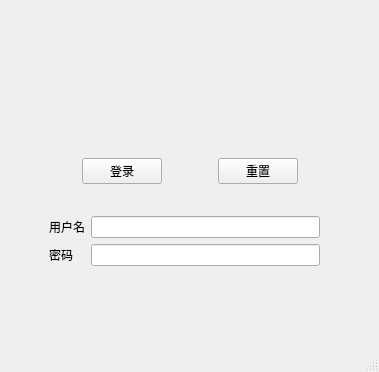
<?xml version="1.0" encoding="UTF-8"?>
<ui version="4.0">
 <class>MainWindow</class>
 <widget class="QMainWindow" name="MainWindow">
  <property name="geometry">
   <rect>
    <x>0</x>
    <y>0</y>
    <width>379</width>
    <height>372</height>
   </rect>
  </property>
  <property name="windowTitle">
   <string>MainWindow</string>
  </property>
  <widget class="QWidget" name="centralwidget">
   <layout class="QVBoxLayout" name="verticalLayout">
    <item>
     <widget class="QLabel" name="label_4">
      <property name="text">
       <string/>
      </property>
     </widget>
    </item>
    <item>
     <widget class="QWidget" name="widget" native="true">
      <layout class="QHBoxLayout" name="horizontalLayout">
       <item>
        <spacer name="horizontalSpacer">
         <property name="orientation">
          <enum>Qt::Horizontal</enum>
         </property>
         <property name="sizeHint" stdset="0">
          <size>
           <width>113</width>
           <height>20</height>
          </size>
         </property>
        </spacer>
       </item>
       <item>
        <widget class="QLabel" name="label">
         <property name="maximumSize">
          <size>
           <width>100</width>
           <height>100</height>
          </size>
         </property>
         <property name="text">
          <string/>
         </property>
         <property name="pixmap">
          <pixmap>../img/1517366406774.jpg</pixmap>
         </property>
         <property name="scaledContents">
          <bool>true</bool>
         </property>
        </widget>
       </item>
       <item>
        <spacer name="horizontalSpacer_2">
         <property name="orientation">
          <enum>Qt::Horizontal</enum>
         </property>
         <property name="sizeHint" stdset="0">
          <size>
           <width>112</width>
           <height>20</height>
          </size>
         </property>
        </spacer>
       </item>
      </layout>
     </widget>
    </item>
    <item>
     <widget class="QWidget" name="widget_3" native="true">
      <layout class="QHBoxLayout" name="horizontalLayout_2">
       <property name="leftMargin">
        <number>50</number>
       </property>
       <property name="rightMargin">
        <number>50</number>
       </property>
       <item>
        <spacer name="horizontalSpacer_3">
         <property name="orientation">
          <enum>Qt::Horizontal</enum>
         </property>
         <property name="sizeHint" stdset="0">
          <size>
           <width>0</width>
           <height>20</height>
          </size>
         </property>
        </spacer>
       </item>
       <item>
        <widget class="QPushButton" name="pushButton">
         <property name="text">
          <string>登录</string>
         </property>
        </widget>
       </item>
       <item>
        <spacer name="horizontalSpacer_4">
         <property name="orientation">
          <enum>Qt::Horizontal</enum>
         </property>
         <property name="sizeType">
          <enum>QSizePolicy::Fixed</enum>
         </property>
         <property name="sizeHint" stdset="0">
          <size>
           <width>50</width>
           <height>20</height>
          </size>
         </property>
        </spacer>
       </item>
       <item>
        <widget class="QPushButton" name="pushButton_2">
         <property name="text">
          <string>重置</string>
         </property>
        </widget>
       </item>
       <item>
        <spacer name="horizontalSpacer_5">
         <property name="orientation">
          <enum>Qt::Horizontal</enum>
         </property>
         <property name="sizeHint" stdset="0">
          <size>
           <width>0</width>
           <height>20</height>
          </size>
         </property>
        </spacer>
       </item>
      </layout>
     </widget>
    </item>
    <item>
     <widget class="QWidget" name="widget_2" native="true">
      <layout class="QGridLayout" name="gridLayout">
       <property name="leftMargin">
        <number>40</number>
       </property>
       <property name="rightMargin">
        <number>50</number>
       </property>
       <item row="0" column="0">
        <widget class="QLabel" name="label_2">
         <property name="text">
          <string>用户名</string>
         </property>
        </widget>
       </item>
       <item row="0" column="1">
        <widget class="QLineEdit" name="lineEdit"/>
       </item>
       <item row="1" column="0">
        <widget class="QLabel" name="label_3">
         <property name="text">
          <string>密码</string>
         </property>
        </widget>
       </item>
       <item row="1" column="1">
        <widget class="QLineEdit" name="lineEdit_2"/>
       </item>
      </layout>
     </widget>
    </item>
    <item>
     <widget class="SmallWidget" name="widget_4" native="true"/>
    </item>
   </layout>
  </widget>
  <widget class="QMenuBar" name="menubar">
   <property name="geometry">
    <rect>
     <x>0</x>
     <y>0</y>
     <width>379</width>
     <height>26</height>
    </rect>
   </property>
  </widget>
  <widget class="QStatusBar" name="statusbar"/>
 </widget>
 <customwidgets>
  <customwidget>
   <class>SmallWidget</class>
   <extends>QWidget</extends>
   <header location="global">smallwidget.h</header>
   <container>1</container>
  </customwidget>
 </customwidgets>
 <resources/>
 <connections/>
</ui>
